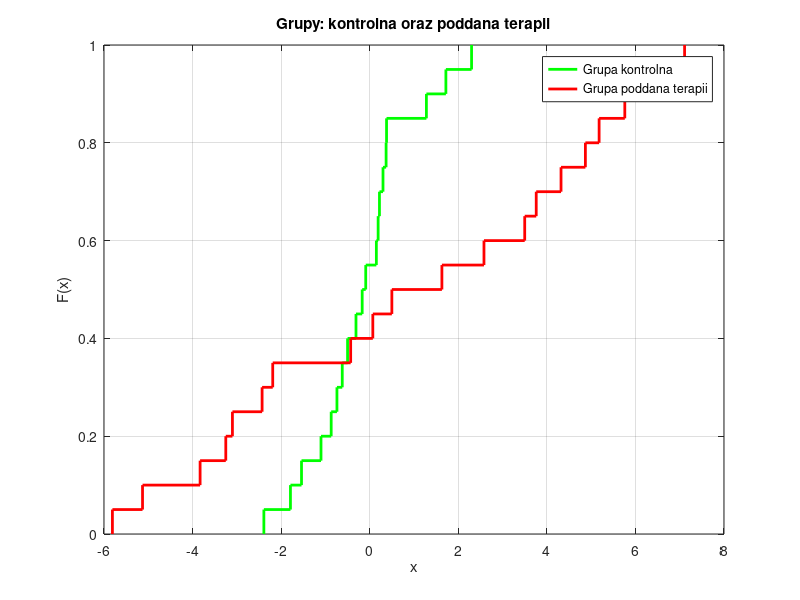

MATLAB code for this plot:
% Osada Krzysztof, 2018
% https://www.mathworks.com/help/stats/kstest2.html

clc; clear all; close all;

controlA    = [0.22, -0.87, -2.39, -1.79, 0.37, -1.54, 1.28, -0.31, -0.74, 1.72, 0.38, -0.17, -0.62, -1.10, 0.30, 0.15, 2.30, 0.19, -0.50, -0.09]
treatmentA  = [-5.13, -2.19, -2.43, -3.83, 0.50, -3.25, 4.32, 1.63, 5.18, -0.43, 7.11, 4.87, -3.10, -5.81, 3.76, 6.31, 2.58, 0.07, 5.76, 3.50]

plot_a      = cdfplot(controlA)
set(plot_a, 'linewidth', 2)
set(plot_a, 'color', [0 1 0])

hold on
plot_b      = cdfplot(treatmentA)
set(plot_b, 'linewidth', 2)
set(plot_b, 'color', [1 0 0])

title('Grupy: kontrolna oraz poddana terapii')
legend('Grupa kontrolna', 'Grupa poddana terapii', 'Location', 'best')

[h, p, ksstat] = kstest2(controlA, treatmentA)